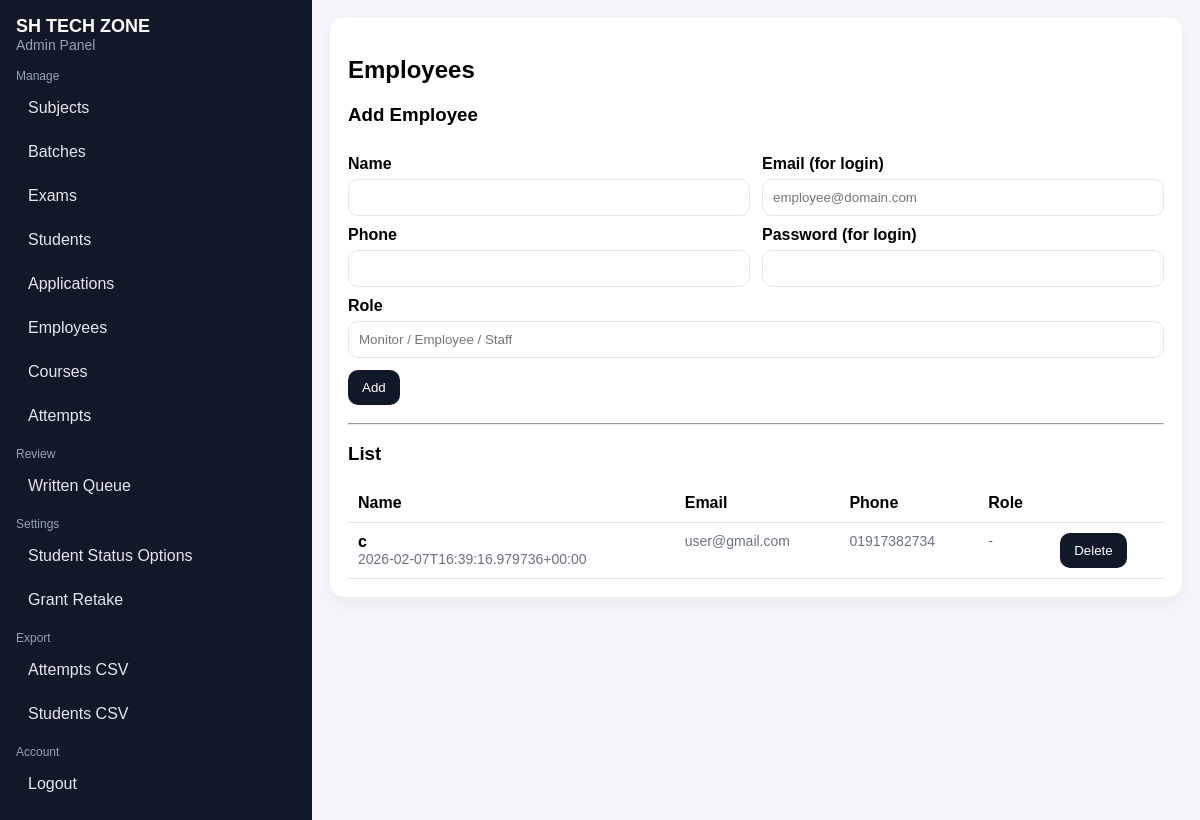
Page /admin/employees (signed in) on the committed database.
### tables this page shows
CREATE TABLE employees (
        id INTEGER PRIMARY KEY AUTOINCREMENT,
        name TEXT NOT NULL,
        email TEXT UNIQUE,
        phone TEXT UNIQUE,
        role TEXT,
        password_hash TEXT,
        created_at TEXT NOT NULL,
        profile_image TEXT
    );

### app.py (the view, shortened to what this page needs)
@app.route("/admin/employees", methods=["GET", "POST"])
@admin_required
def admin_employees():
    conn = get_db()
    employees = conn.execute("SELECT * FROM employees ORDER BY id DESC").fetchall()
    conn.close()
    return render_template("admin/employees.html", site_name=SITE_NAME, employees=employees)

### app.py (called while the page is built)
def get_db():
    conn = sqlite3.connect(DB_PATH)
    conn.row_factory = sqlite3.Row
    try:
        conn.execute("PRAGMA foreign_keys = ON")
    except Exception:
        pass
    return conn

def admin_required(fn):
    @wraps(fn)
    def wrapper(*args, **kwargs):
        if not session.get("admin"):
            return redirect(url_for("admin_login"))
        return fn(*args, **kwargs)
    return wrapper

### templates/admin/employees.html
{% extends "admin/base.html" %}
{% block content %}
  <h2>Employees</h2>
  <h3>Add Employee</h3>
  <form method="post">
    <div class="row">
      <div>
        <label>Name</label>
        <input name="name" required />
      </div>
      <div>
        <label>Email (for login)</label>
        <input name="email" placeholder="employee@domain.com" />
      </div>
    </div>
    <div class="row">
      <div>
        <label>Phone</label>
        <input name="phone" />
      </div>
      <div>
        <label>Password (for login)</label>
        <input name="password" type="password" />
      </div>
    </div>
    <label>Role</label>
    <input name="role" placeholder="Monitor / Employee / Staff" />
    <button class="btn btn2" type="submit" style="margin-top:12px;">Add</button>
  </form>
  <hr style="margin:18px 0;"/>
  <h3>List</h3>
  {% if employees %}
    <table>
      <thead><tr><th>Name</th><th>Email</th><th>Phone</th><th>Role</th><th></th></tr></thead>
      <tbody>
        {% for e in employees %}
          <tr>
            <td><b>{{ e.name }}</b><div class="muted">{{ e.created_at }}</div></td>
            <td class="muted">{{ e.email or '-' }}</td>
            <td class="muted">{{ e.phone or '-' }}</td>
            <td class="muted">{{ e.role or '-' }}</td>
            <td>
              <form method="post" action="{{ url_for('admin_employee_delete', emp_id=e.id) }}" onsubmit="return confirm('Delete employee?');">
                <button class="btn btn3" type="submit">Delete</button>
              </form>
            </td>
          </tr>
        {% endfor %}
      </tbody>
    </table>
  {% else %}
    <p class="muted">No employees yet.</p>
  {% endif %}
{% endblock %}

### templates/admin/base.html (style rules this page uses)
body { font-family: Arial, sans-serif; margin: 0; background: #f6f7fb; }
.muted { color:#6b7280; font-size: 14px; }
a.btn, button.btn { display:inline-block; padding: 10px 14px; border-radius: 10px; border: 0; text-decoration:none; background:#111827; color:#fff; cursor:pointer; }
.btn2 { background:#2563eb; }
.btn3 { background:#dc2626; }
table { width:100%; border-collapse: collapse; }
th, td { text-align:left; padding:10px; border-bottom: 1px solid #e5e7eb; vertical-align: top; }
textarea, input, select { width:100%; padding:10px; border-radius:10px; border:1px solid #e5e7eb; box-sizing: border-box; }
label { font-weight: 700; display:block; margin: 10px 0 6px; }
.row { display:grid; grid-template-columns: 1fr 1fr; gap: 12px; }

### rows in the picture
employees: name "c", created_at "2026-02-07T16:39:16.979736+00:00", email "user@gmail.com", phone "01917382734", role "-"

### other values in the picture
{{ site_name }} "SH TECH ZONE"
